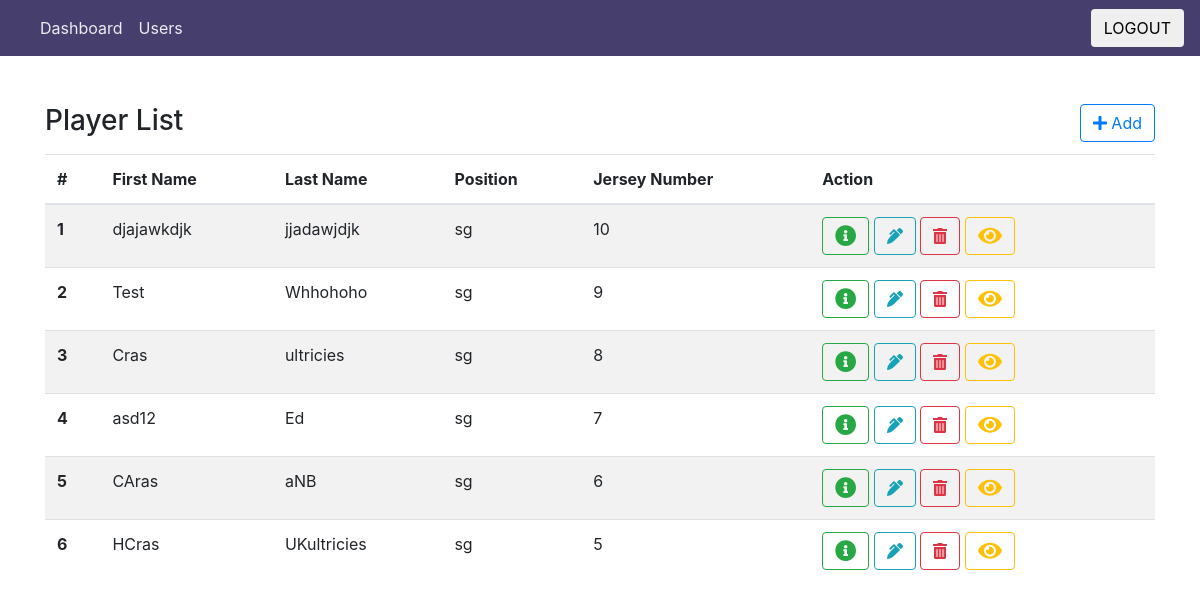
The app's page /admin/player.php with its own data.
### tables this page shows
CREATE TABLE `players` (
  `id` int(255) NOT NULL,
  `first_name` varchar(255) NOT NULL,
  `last_name` varchar(255) NOT NULL,
  `position` enum('pg','sg','pf','sf','c') NOT NULL,
  `jersey_num` int(255) NOT NULL,
  `height` int(255) NOT NULL,
  `weight` int(255) NOT NULL,
  `team_id` int(11) NOT NULL,
  `tour_id` int(255) NOT NULL
);

### admin/player.php (the view, shortened to what this page needs)
<?php
include("../includes/db.php");
?>
<!DOCTYPE html>
<html>
<head>
    <link rel="stylesheet" href="../css/bootstrap.css">
    <link rel="stylesheet" href="../css/style3.css">
    <link rel="stylesheet" href="../css/fonts/navfont.css">
    <link rel="stylesheet" href="../css/jquery.mCustomScrollbar.min.css">
    <link rel="stylesheet" type="text/css" href="../css/datatables.css"/>
</head>
<body>
<nav class="navbar navbar-expand-lg navbar-light">
    <div class="collapse navbar-collapse" id="navbarSupportedContent">
        <ul class="navbar-nav mr-auto">
            <li class="nav-item active">
                <a class="nav-link" href="#">Dashboard<span class="sr-only">(current)</span></a>
            </li>
            <li class="nav-item">
                <a class="nav-link" href="#">Users</a>
            </li>
        </ul>
        <form class="form-inline my-2 my-lg-0">
            <button class="btn btn-outline-secondary my-2 my-sm-0" type="submit">LOGOUT</button>
        </form>
    </div>
</nav>
<div class="container mt-5">
    <div class="row mb-2">
        <div class="col">
            <h3>Player List</h3>
        </div>
        <div class="col">
            <a href="#" class="btn btn-outline-primary"  style="float:right" data-toggle="modal" data-target="#add">
                <i class="fas fa-plus"></i> Add
            </a>
        </div>
    </div>
    <table class="table table-striped">
        <thead>
            <tr>
                <th scope="col">#</th>
                <th scope="col">First Name</th>
                <th scope="col">Last Name</th>
                <th scope="col">Position</th>
                <th scope="col">Jersey Number</th>
                <th scope="col">Action</th>
            </tr>
        </thead>
        <tbody>
             <?php
                $sql = "SELECT * FROM players";
                $result = mysqli_query($conn, $sql);
                $count = 1;
                while ($row = mysqli_fetch_array($result)){
                    echo '<tr>
                            <th scope="row">'.$count++.'</th>
                            <td>'.$row["first_name"].'</td>
                            <td>'.$row["last_name"].'</td>
                            <td>'.$row["position"].'</td>
                            <td>'.$row["jersey_num"].'</td>
                            <td>
                                <button class="btn btn-outline-success" data-toggle="modal" data-target="#view-info">
                                    <i class="fas fa-info-circle fa-lg"></i>
                                </button>
                                <button class="btn btn-outline-info" data-toggle="modal" data-target="#add">
                                    <i class="fas fa-pen-alt"></i>
                                </button>
                                <button class="btn btn-outline-danger" data-toggle="modal" data-target="#delete">
                                    <i class="fas fa-trash-alt"></i>
                                </button>
                                <a href="player.php?tourID='.$row["id"].'" class="btn btn-outline-warning">
                                    <i class="fas fa-eye fa-lg"></i>
                                </a>
                            </td>
                        </tr>';
                }
            ?>
        </tbody>
    </table>
</div>
</body>
</html>

### css/style3.css (style rules this page uses)
.navbar-light { background-color: #463e6d; }

### records on screen
players: first_name "djajawkdjk", last_name "jjadawjdjk", position "sg", jersey_num "10"
players: first_name "Test", last_name "Whhohoho", position "sg", jersey_num "9"
players: first_name "Cras", last_name "ultricies", position "sg", jersey_num "8"
players: first_name "asd12", last_name "Ed", position "sg", jersey_num "7"
players: first_name "CAras", last_name "aNB", position "sg", jersey_num "6"
players: first_name "HCras", last_name "UKultricies", position "sg", jersey_num "5"
